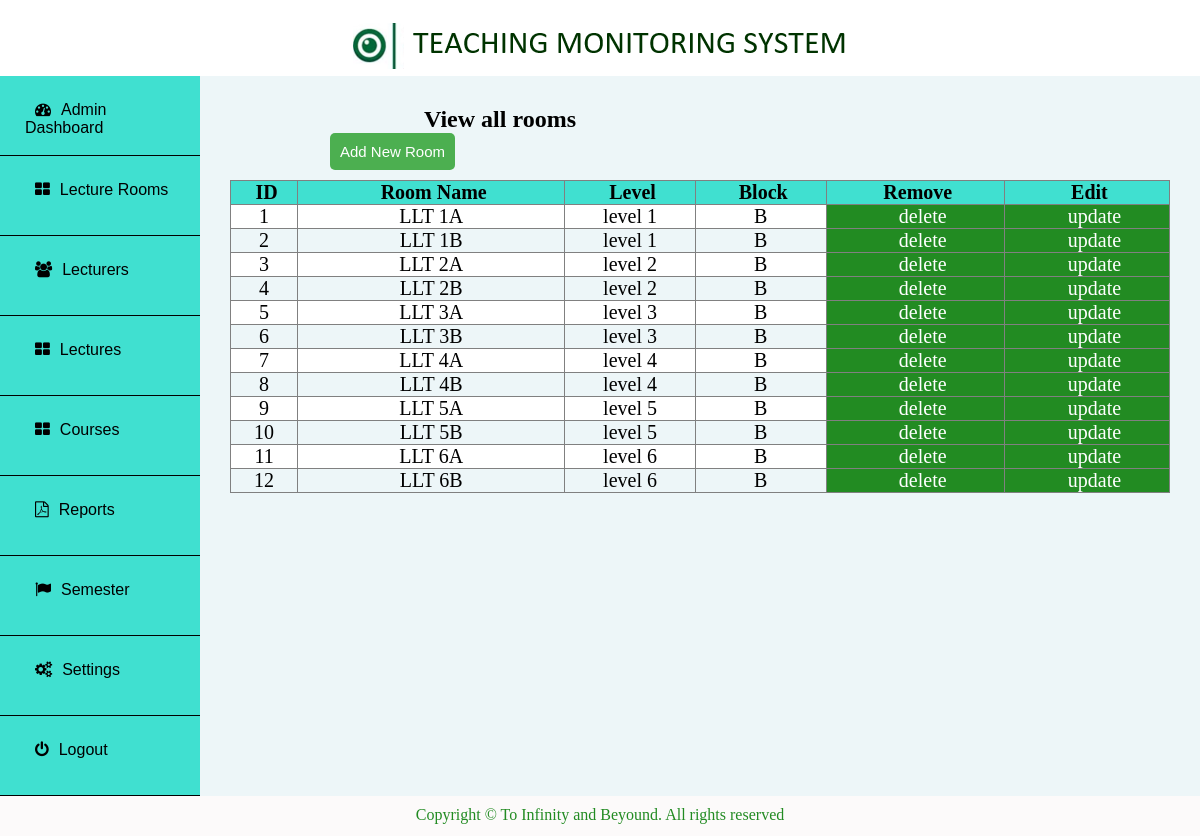
The app's page /admin/room.php (signed in) with its own data.
### tables this page shows
CREATE TABLE `room` (
  `roomId` int(11) NOT NULL,
  `roomName` varchar(20) DEFAULT NULL,
  `block` varchar(100) NOT NULL,
  `level` varchar(100) NOT NULL
);

### admin/room.php (the view, shortened to what this page needs)
<?php  include 'connection.php';
if($_SESSION['adminId'] != ""){
?>
<!DOCTYPE html PUBLIC "-//w3c//DTD XHTML 1.1//EN""
 http//www.w3.org/TR/xtml 11/DTD/xhtml 11.dtd">
<html xmlns="http://www.w3.org/1999/xhtml">
<head>
<link href="style.css" rel="stylesheet" type="text/css">
<link href="app.css" rel="stylesheet" type="text/css">
<link href="css/font-awesome.css" rel="stylesheet" />
</head>
<?php include 'header.php'; ?>
      <div class="main" >
     <?php
    if(isset($_REQUEST['update'])){
    $roomId = $_REQUEST['update'];
    $statement1 = "SELECT * FROM room WHERE roomId = '$roomId' ";
    $sql_query1 = mysqli_query($conn, $statement1);
    $updateRow = mysqli_fetch_assoc($sql_query1);
if(isset($_POST['updateRoom'])){
$roomName = $_POST['name'];
$block = $_POST['block'];
$level = $_POST['level'];
  $update_query = "UPDATE `room` SET `roomName` = '$roomName', `block` = '$block', `level` = '$level' WHERE `room`.`roomId` = '$roomId'";
      $sql_query2 = mysqli_query($conn, $update_query);
    if ($sql_query2 == true){
      header("Location: room.php");
    }else{
      echo mysqli_error($conn);
    }
     }  ?>
      <div class="headerA">
        <h2>Add Room</h2>
      </div>
        <form method="post" action="" class="form">
            <div class="input-groupA">
              <label>Room Name</label>
              <input type="text" name="name" value="<?php echo $updateRow['roomName']; ?>" >
            </div>
            <div class="input-groupA">
              <label>Block</label>
              <input type="text" name="block" value="<?php  echo $updateRow['block']; ?>" >
            </div>
            <div class="input-groupA">
              <label>level</label>
              <input type="text" name="level" value="<?php  echo $updateRow['level']; ?>">
            </div>
             <div class="input-groupA">
            <button type="submit" name="updateRoom" class="btnA">Update Room</button>
          </div>
        </form>
      <?php } else{ ?>
        <div style="width: 100%; padding:30px;">
          <h2 align="center">View all rooms</h2>
        <form method="post">
        <button type="submit" name="addRoom" class="btnA" style="margin-left:100px;">Add New Room</button>
        </form>
        <table style="width: 100%; text-align: center; " border="1" >
<?php
$retreive = "SELECT * FROM room";
$sql_query = mysqli_query($conn, $retreive);
?>
          <tr>
                <th>ID</th>
                <th>Room Name</th>
                <th>Level</th>
                <th>Block</th>
                <th>Remove</th>
                <th>Edit</th>
          </tr>
<?php
$counter = 1;
while ($rows = mysqli_fetch_assoc($sql_query) ) {
?>
          <tr>
            <td><?php   echo $counter ?></td>
            <td><?php   echo $rows['roomName']; ?></td>
            <td><?php   echo $rows['level']; ?></td>
            <td><?php   echo $rows['block']; ?></td>
            <td style="background-color: forestgreen;"><a  href="?delete=<?php   echo $rows['roomId']; ?>"
            onclick="return confirm('Are you sure you want to delete' )">delete </a></td>
            <td style="background-color: forestgreen;"> <a href="?update=<?php   echo $rows['roomId']; ?>">update </a></td>
          </tr>
          <?php $counter++;
          }
          ?>
        </table>
    </div>
  <?php  } ?>
    </div>
  </div>
  <div class="footer" style="height: 5vh;">
        <p align="center">Copyright &copy; To Infinity and Beyound. All rights reserved </p>
    </div>
</div>
</body>
</html>
<?php   }else{ header('Location: ../index.php');} ?>

### admin/style.css (style rules this page uses)
* { padding: 0; margin: 0; box-sizing: border-box; }
.b { padding: 0px; background-color: white; }
.main { width: 100%; }
table { border-collapse: collapse; color: black; font-size: 20px; text-align: center; margin-top:10px; padding: 5px; width: 100%; }
th { background-color:turquoise; color: black; width: auto; padding-left: 5px }
tr a { color: white; margin-left: 15px; transition: .5s; text-decoration: none; }
tr:nth-child(even) { background-color:white; width: auto; }
.btnA { padding: 10px; font-size: 15px; color: white; background: #4CAF50; border:none; border-radius: 5px; }
h2 { margin-right: 400px; }
.footer { background-color:#fcfafa ; height: 5vh; width: 100%; }
.footer p { padding-top: 10px; color: forestgreen; }

### admin/app.css (style rules this page uses)
.btnA { padding: 10px; font-size: 15px; color: white; background: #4CAF50; border:none; border-radius: 5px; }

### records on screen
room: roomName "LLT 1A", level "level 1", block "B"
room: roomName "LLT 1B", level "level 1", block "B"
room: roomName "LLT 2A", level "level 2", block "B"
room: roomName "LLT 2B", level "level 2", block "B"
room: roomName "LLT 3A", level "level 3", block "B"
room: roomName "LLT 3B", level "level 3", block "B"
room: roomName "LLT 4A", level "level 4", block "B"
room: roomName "LLT 4B", level "level 4", block "B"
room: roomName "LLT 5A", level "level 5", block "B"
room: roomName "LLT 5B", level "level 5", block "B"
room: roomName "LLT 6A", level "level 6", block "B"
room: roomName "LLT 6B", level "level 6", block "B"
